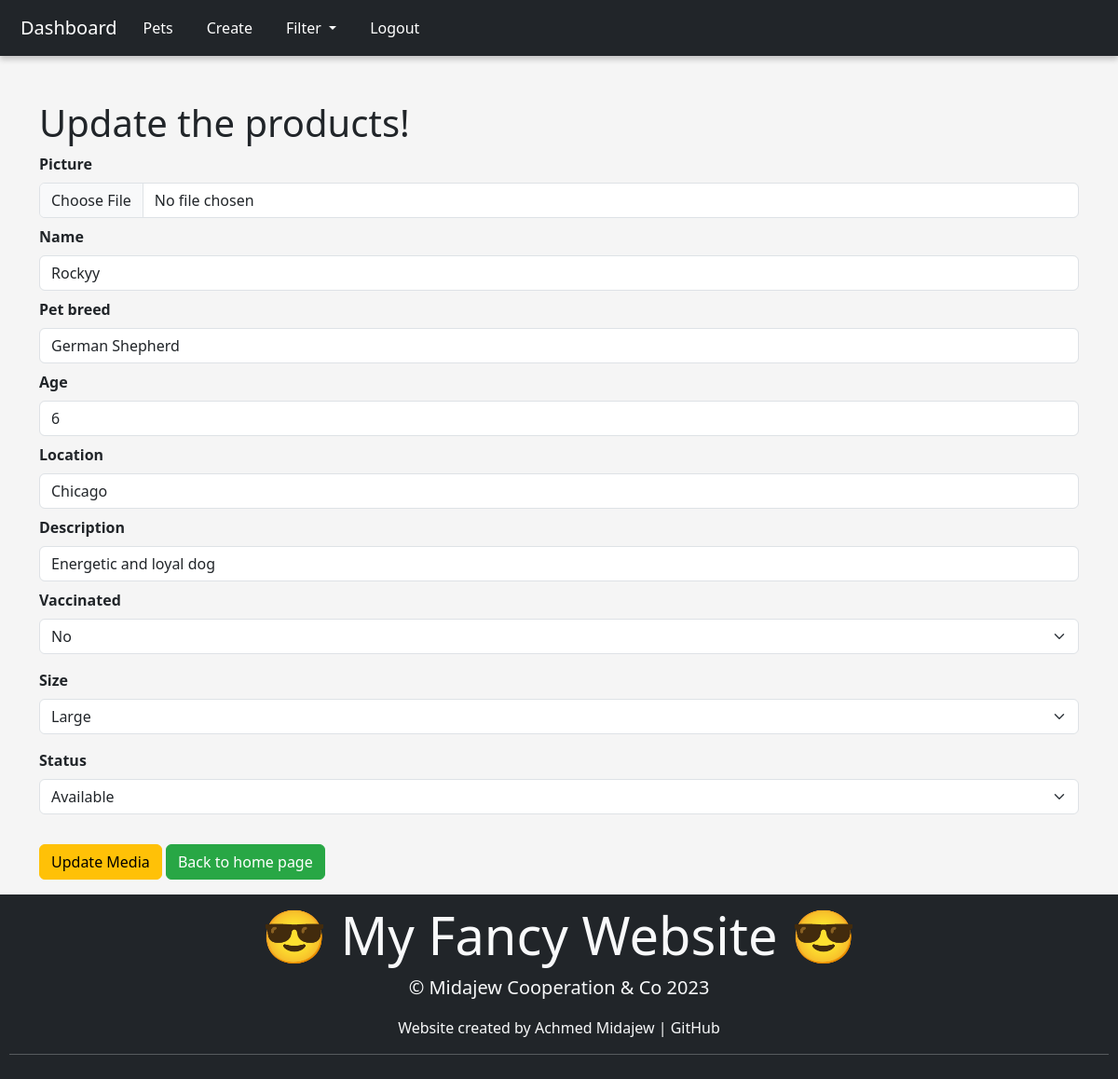
The page /update.php?id=3 (signed in) on the database its author committed.
### tables this page shows
CREATE TABLE `animal` (
  `id` int(11) NOT NULL,
  `pet_name` varchar(50) NOT NULL,
  `pet_breed` varchar(50) NOT NULL,
  `pet_age` int(11) NOT NULL,
  `picture` varchar(200) NOT NULL,
  `pet_location` varchar(100) NOT NULL,
  `pet_description` varchar(200) NOT NULL,
  `pet_vaccinated` enum('yes','no') NOT NULL,
  `pet_size` enum('large','small','medium') NOT NULL,
  `pet_status` enum('available','adopted') NOT NULL
);

### update.php (the view, shortened to what this page needs)
<?php
require_once "db_connect.php";
$id = $_GET["id"];
$sql = "SELECT * FROM animal WHERE id = $id";
$result = mysqli_query($connect, $sql);
$row = mysqli_fetch_assoc($result);
?>
<!DOCTYPE html>
<html lang="en">
<head>
    <link href="https://cdn.jsdelivr.net/npm/bootstrap@5.3.0/dist/css/bootstrap.min.css" rel="stylesheet"
>
    <link rel="stylesheet" href="style.css">
</head>
<body>
    <?php include 'navadm.php' ?>
    <div>
        <div class="container mt-5">
            <h1>Update the products!</h1>
            <form method="POST" enctype="multipart/form-data">
                <div class="my-2">
                    <label for="picture" class="form-label fw-bold">Picture</label>
                    <input type="file" class="form-control" id="picture" aria-describedby="picture" name="picture"
                        value="<?= $row["picture"] ?>">
                </div>
                <div class="my-2">
                    <label for="pet_name" class="form-label fw-bold">Name</label>
                    <input type="text" class="form-control" id="title" aria-describedby="pet_name" name="pet_name"
                        value="<?= $row["pet_name"] ?>">
                </div>
                <div class="my-2">
                    <label for="pet_breed" class="form-label fw-bold">Pet breed</label>
                    <input type="text" class="form-control" id="pet_breed" aria-describedby="pet_breed" name="pet_breed"
                        value="<?= $row["pet_breed"] ?>">
                </div>
                <div class="my-2">
                    <label for="pet_age" class="form-label fw-bold">Age</label>
                    <input type="number" class="form-control" id="pet_age" aria-describedby="pet_age" name="pet_age"
                        value="<?= $row["pet_age"] ?>">
                </div>
                <div class="my-2">
                    <label for="pet_location" class="form-label fw-bold ">Location</label>
                    <input type="text" class="form-control" id="pet_location" aria-describedby="pet_location"
                        name="pet_location" value="<?= $row["pet_location"] ?>">
                </div>
                <div class="my-2">
                    <label for="pet_description" class="form-label fw-bold">Description</label>
                    <input type="text" class="form-control" id="pet_description" aria-describedby="pet_description"
                        name="pet_description" value="<?= $row["pet_description"] ?>">
                </div>
                <div class="mb-3">
                    <label for="pet_vaccinated" class="form-label fw-bold">Vaccinated</label>
                    <select class="form-select" id="status" aria-describedby="pet_vaccinated" name="pet_vaccinated">
                        <option value="no" <?= $row["pet_vaccinated"] == "no" ? "selected" : ""; ?>>No</option>
                    </select>
                </div>
                <div class="mb-3">
                    <label for="pet_size" class="form-label fw-bold">Size</label>
                    <select class="form-select" id="status" aria-describedby="pet_size" name="pet_size">
                        <option value="large" <?= $row["pet_size"] == "large" ? "selected" : ""; ?>>Large</option>
                    </select>
                </div>
                <div class="mb-3">
                    <label for="pet_status" class="form-label fw-bold">Status</label>
                    <select class="form-select" id="status" aria-describedby="pet_status" name="pet_status">
                        <option value="available" <?= $row["pet_status"] == "available" ? "selected" : ""; ?>>Available</option>
                    </select>
                </div>
                <button name="update" type="submit" class="btn btn-warning my-3">Update Media</button>
                <a href="home.php" class="btn btn-success my-3">Back to home page</a>
            </form>
        </div>
    </div>
    <div class="bg-dark text-light text-center">
        <h1 class="display-4 smiley">&#128526; My Fancy Website &#128526;</h1>
        <p class="lead">&#169; Midajew Cooperation & Co 2023</p>
        <p class="text-light m-0">Website created by Achmed Midajew |
            <a class="github-link " href="https://github.com/achmed124/" target="_blank">GitHub</a>
            <hr>
        </p>
    </div>
</body>
</html>

### style.css (style rules this page uses)
body { background-color: #f5f5f5; }
.container { margin-top: 20px; }
.btn-success { background-color: #28a745; border-color: #28a745; }
.text-center { text-align: center; }
.bg-dark { background-color: #343a40; padding: 10px; text-align: center; box-shadow: 0 4px 6px rgba(0, 0, 0, 0.2); animation: fadeInDown 1s; }
.text-light { color: #ffffff; }
.github-link { color: #f8f9fa; text-decoration: none; }
.smiley { display: inline-block; animation: bounce 2s infinite; }

### rows shown on the page
animal: pet_name "Rockyy", pet_breed "German Shepherd", pet_age "6", pet_location "Chicago", pet_description "Energetic and loyal dog", pet_vaccinated "No", pet_size "Large", pet_status "Available"
